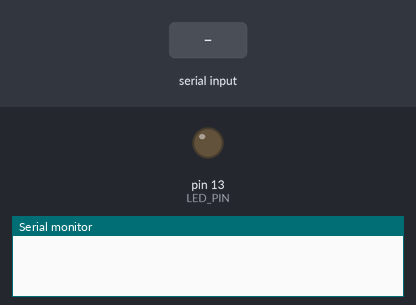
Simulated run of this sketch. Board: Arduino Uno, built with avr-gcc and run on an emulated ATmega328P. On the bench: output pins drawn as LEDs (lit = HIGH), the last lines printed to the serial monitor. The inputs (shaded band) are chosen by the test bench.

Above: at 1.2 s.
1.3 s: "90 45\n" received over Serial
At 1.45 s:
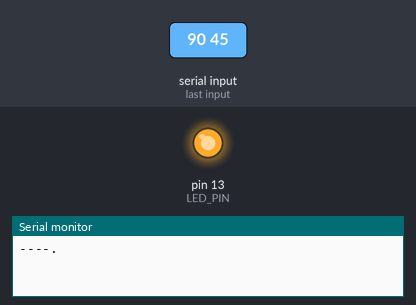
Timing chart, 0 to 10.0 s (numbered marks = the images above; inputs shaded):
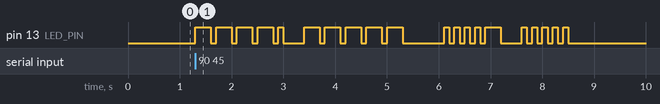

Measured:
- after the input at 1.3 s, pin 13 (LED_PIN): LOW → HIGH at once, → LOW 0.30 s later, → HIGH 0.10 s later, → LOW 0.30 s later, … (40 changes in this stretch)

The sketch:

morse_code.ino
```cpp
const int LED_PIN = 13; // Pin 13 is also attached to an on-board LED.

char* letters[] = {
	".-", "-...", "-.-.", "-..", ".", "..-.", "--.", // A-G
	"....", "..", ".---", "-.-", ".-..", "--", "-.", "---", ".--.", // H-P
	"--.-", ".-.", "...", // Q-S
	"-", "..-", "...-", // T-V
	".--", "-..-", "-.--", "--.." // W-Z
};

char* numbers[] = {
	"-----", ".----", "..---", "...--", "....-",
	".....", "-....", "--...", "---..", "----."
};

int dot = 100;
int intraDotDash = dot;
int dash = 3 * dot;
int intraLetter = dash;
int intraWord = dot * 7;

// Sets up LED pin to accept output.
void setup() {
  Serial.begin(9600);
  pinMode(LED_PIN, OUTPUT);
}


// Blinks out characters read from serial input as Morse code on the LED.
void loop() {
  char ch;
  char* seq = 0;
  if (Serial.available() > 0) {
  	ch = Serial.read();
  	if (ch >= 'a' && ch <= 'z') {
  		seq = letters[ch - 'a'];
  	}
  	else if (ch >= 'A' && ch <= 'Z') {
  		seq = letters[ch - 'A'];
  	}
  	else if ( (ch >= '0') && (ch <= '9') ) {
  		seq = numbers[ch - '0'];
  	}
  	else if (ch == ' ') {
  		delay(intraWord - intraLetter);
  	}
  } // if serial input

  if (seq) {
    Serial.println(seq);
	  flashSequence(seq);
  }
} // loop()


// Flashes a sequence of Morse code symbols on the LED.
void flashSequence(char* s) {
	char c = 0;
	while (c = *s) {
		if (c == '.') {
      flash(dot);
		}
		else if (c == '-') {
			flash(dash);
		}
		else {
			Serial.println("ERROR: Illegal Morse code symbol detected.");
		}
   s++;
	}
	delay(intraLetter);
} // flashSequence(...)


// Flashes LED on then off for some duration of milliseconds.
void flash(int duration) {
  digitalWrite(LED_PIN, HIGH);
  delay(duration);
  digitalWrite(LED_PIN, LOW);
  delay(intraDotDash);
}
```
